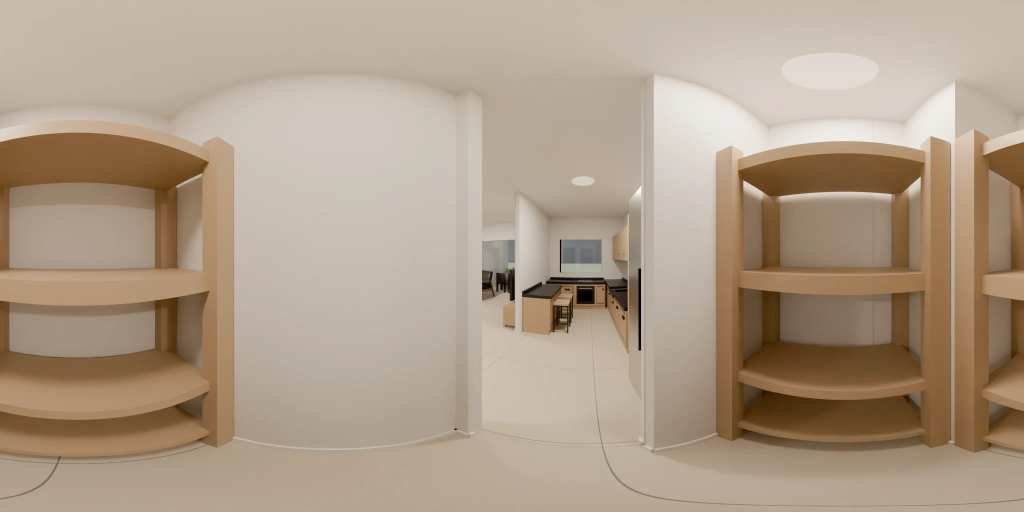
#> input picture Projects/Kedma_D1/dist/panos-original/02-pantry.webp, 2048 x 1024 px (shown at 1/2 size)
$ python pano_views.py ../../Kedma_D1/dist/panos-original/01-kitchen.webp ../../Kedma_D1/dist/panos-original/02-pantry.webp ../../Kedma_D1/dist/panos-original/02-pantry.webp ../../Kedma_D1/dist/panos-original/02-pantry.webp
#> lines starting #> are read from the running program, lines starting #| are printed output that depends on the picture
"""pano_views.py - cut an equirect panorama into overlapping perspective views, and stitch enhanced views back (2026-11-18, the 360 version).
  cut:    python -I pano_views.py cut <pano.png> <dir>            -> <dir>/v_<name>.png (1536 px, 100 deg) + views.json
  stitch: python -I pano_views.py stitch <pano.png> <dir> <out>  -> blends <dir>/e_<name>.jpg over the panorama (feathered by angle
          from each view's centre); where no enhanced view covers a pixel (the ceiling) the render stays. Output 4096 x 2048.
Views: four sides (yaw 0/90/180/270, pitch -8) and one down (pitch -90). A side view is 100 deg so neighbours overlap by 10 deg."""
import sys, os, json, math
import numpy as np
from PIL import Image

# v2 (2026-11-18): 8 narrower views every 45 deg (80 deg wide, 35 deg overlap); the wide 100-deg views and the straight-down one
# were reframed by the model (furniture moved, invented). Ceiling and the floor under the camera stay the clean render.
VIEWS = [(f'y{a:03d}', a, -10) for a in range(0, 360, 45)]
FOV, SZ = 80.0, 1536
GATE = 0.55   # edge-alignment score below which an enhanced view is not used


def rot(yaw, pitch):
    y, p = math.radians(yaw), math.radians(pitch)
    Ry = np.array([[math.cos(y), 0, math.sin(y)], [0, 1, 0], [-math.sin(y), 0, math.cos(y)]])
    Rx = np.array([[1, 0, 0], [0, math.cos(p), -math.sin(p)], [0, math.sin(p), math.cos(p)]])
    return Ry @ Rx


def dirs_to_equi(d, W, H):
    lon = np.arctan2(d[..., 0], d[..., 2]); lat = np.arcsin(np.clip(d[..., 1], -1, 1))
    return (lon / (2 * math.pi) + 0.5) * W, (0.5 - lat / math.pi) * H


def sample(img, u, v):
    H, W = img.shape[:2]; u = np.mod(u, W); v = np.clip(v, 0, H - 1)
    x0 = np.floor(u).astype(int); y0 = np.floor(v).astype(int); x1 = (x0 + 1) % W; y1 = np.clip(y0 + 1, 0, H - 1); fx = (u - x0)[..., None]; fy = (v - y0)[..., None]
    return img[y0, x0] * (1 - fx) * (1 - fy) + img[y0, x1] * fx * (1 - fy) + img[y1, x0] * (1 - fx) * fy + img[y1, x1] * fx * fy


def cut(pano, d):
    os.makedirs(d, exist_ok=True); img = np.asarray(Image.open(pano).convert('RGB')).astype(np.float32); H, W = img.shape[:2]
    f = (SZ / 2) / math.tan(math.radians(FOV / 2)); ys, xs = np.mgrid[0:SZ, 0:SZ]
    cam = np.stack([(xs - SZ / 2 + 0.5) / f, -(ys - SZ / 2 + 0.5) / f, np.ones_like(xs, dtype=np.float64)], -1); cam /= np.linalg.norm(cam, axis=-1, keepdims=True)
    for name, yaw, pitch in VIEWS:
        dd = cam @ rot(yaw, pitch).T; u, v = dirs_to_equi(dd, W, H)
        Image.fromarray(np.clip(sample(img, u, v), 0, 255).astype(np.uint8)).save(os.path.join(d, f'v_{name}.png'))
    json.dump({'views': VIEWS, 'fov': FOV, 'size': SZ}, open(os.path.join(d, 'views.json'), 'w')); print('cut', len(VIEWS))


def edges(p):
    from PIL import ImageFilter
    a = np.asarray(Image.open(p).convert('L').resize((256, 256)).filter(ImageFilter.GaussianBlur(1.5)), np.float64)
    e = np.abs(np.diff(a, axis=1))[:-1] + np.abs(np.diff(a, axis=0))[:, :-1]; return (e - e.mean()) / (e.std() + 1e-6)


def score(d):
    sc = {}
    for name, _, _ in VIEWS:
        e = os.path.join(d, f'e_{name}.jpg')
        if os.path.exists(e):
            sc[name] = round(float((edges(os.path.join(d, f'v_{name}.png')) * edges(e)).mean()), 3)
    json.dump(sc, open(os.path.join(d, 'scores.json'), 'w'), indent=1); print('scores', sc); return sc


def stitch(pano, d, out, OW=4096):
#> called with OW = 4096
    sc = score(d)
    base = np.asarray(Image.open(pano).convert('RGB').resize((OW, OW // 2), Image.LANCZOS)).astype(np.float32); H, W = base.shape[:2]
#> after `H, W = base.shape[:2]`: H = 2048; W = 4096
    ys, xs = np.mgrid[0:H, 0:W]; lon = (xs + 0.5) / W * 2 * math.pi - math.pi; lat = math.pi / 2 - (ys + 0.5) / H * math.pi
    dw = np.stack([np.cos(lat) * np.sin(lon), np.sin(lat), np.cos(lat) * np.cos(lon)], -1)
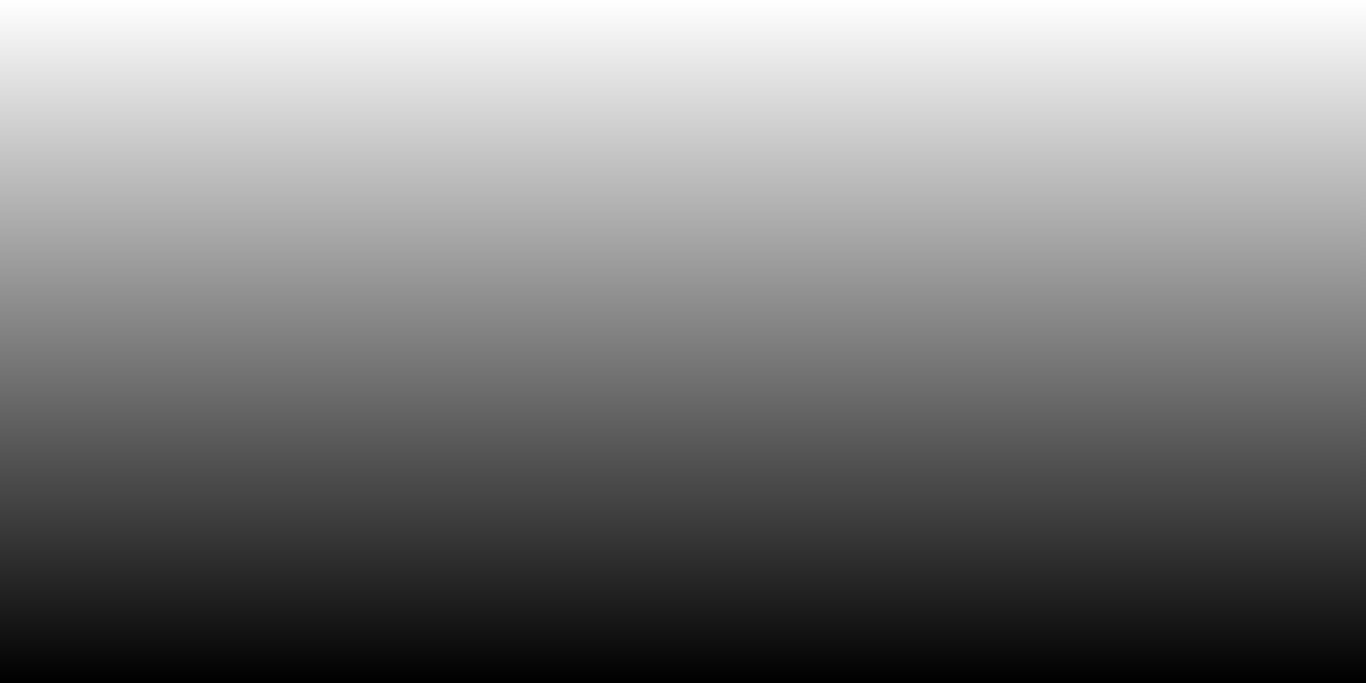
#> lat: shape (2048, 4096) float64 (shown at 1/3 size); min -1.57, max 1.57, mean 6.29e-18; drawn with min black and max white
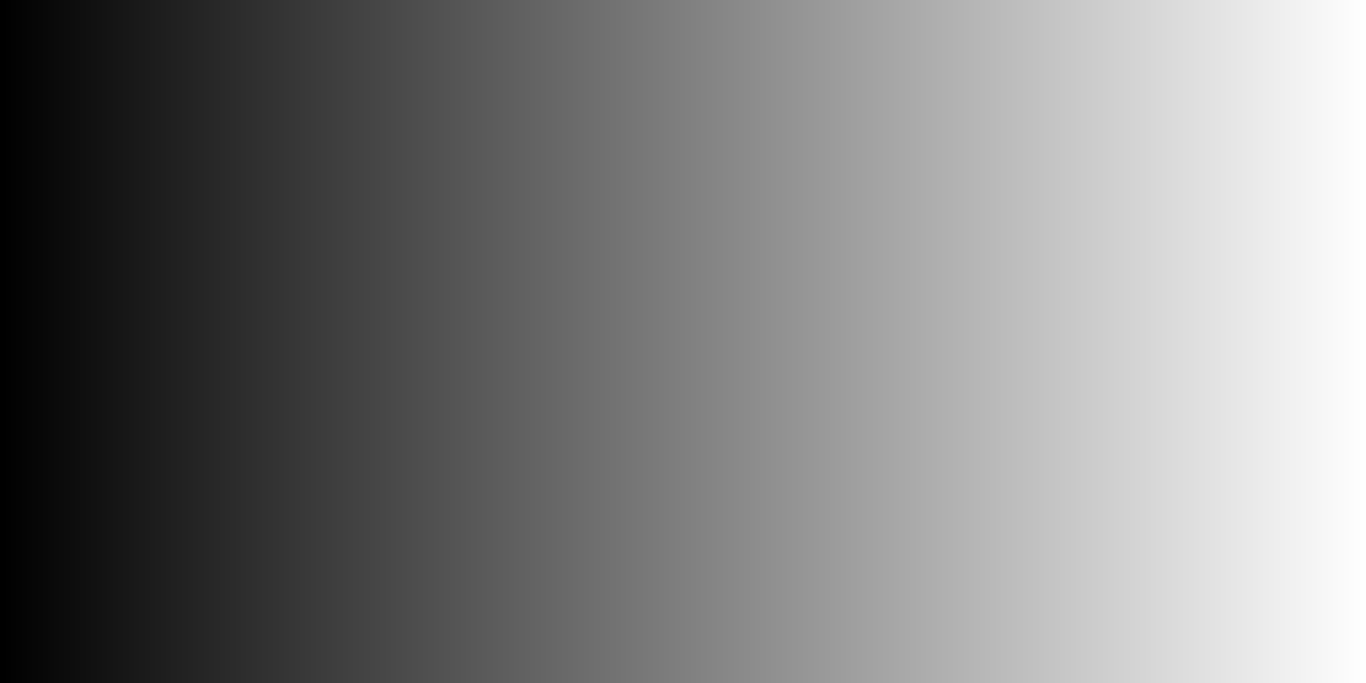
#> lon: shape (2048, 4096) float64 (shown at 1/3 size); min -3.14, max 3.14, mean 0; drawn with min black and max white
    acc = np.zeros_like(base); wsum = np.zeros((H, W, 1), np.float32); f = (SZ / 2) / math.tan(math.radians(FOV / 2))
    for name, yaw, pitch in VIEWS:
        p = os.path.join(d, f'e_{name}.jpg')
        if not os.path.exists(p) or sc.get(name, 0) < GATE:
            continue
        e = np.asarray(Image.open(p).convert('RGB').resize((SZ, SZ), Image.LANCZOS)).astype(np.float32)
        dc = dw @ rot(yaw, pitch)   # world -> camera
        z = dc[..., 2]; ok = z > 1e-3
        px = dc[..., 0] / np.where(ok, z, 1) * f + SZ / 2 - 0.5; py = -dc[..., 1] / np.where(ok, z, 1) * f + SZ / 2 - 0.5
        inside = ok & (px >= 0) & (px <= SZ - 1) & (py >= 0) & (py <= SZ - 1)
        # feather: weight falls to 0 at the view's border (in normalised image coordinates)
        nx = np.abs(px / (SZ - 1) * 2 - 1); ny = np.abs(py / (SZ - 1) * 2 - 1); w = np.clip((1 - np.maximum(nx, ny)) / 0.18, 0, 1) ** 2 * inside
        col = sample(e, np.clip(px, 0, SZ - 1), np.clip(py, 0, SZ - 1))
        acc += col * w[..., None]; wsum += w[..., None]
    cover = np.clip(wsum, 0, 1); res = np.where(wsum > 1e-4, acc / np.maximum(wsum, 1e-4), base)
#> after `cover = np.clip(wsum, 0, 1)`: wsum: shape (2048, 4096, 1) float32; every value is 0
    res = res * cover + base * (1 - cover)
    Image.fromarray(np.clip(res, 0, 255).astype(np.uint8)).save(out, quality=92); print('stitched', out)
#| stitched ../../Kedma_D1/dist/panos-original/02-pantry.webp


if __name__ == '__main__':
    if sys.argv[1] == 'cut':
        cut(sys.argv[2], sys.argv[3])
    elif sys.argv[1] == 'score':
        score(sys.argv[2])
    else:
        stitch(sys.argv[2], sys.argv[3], sys.argv[4])
